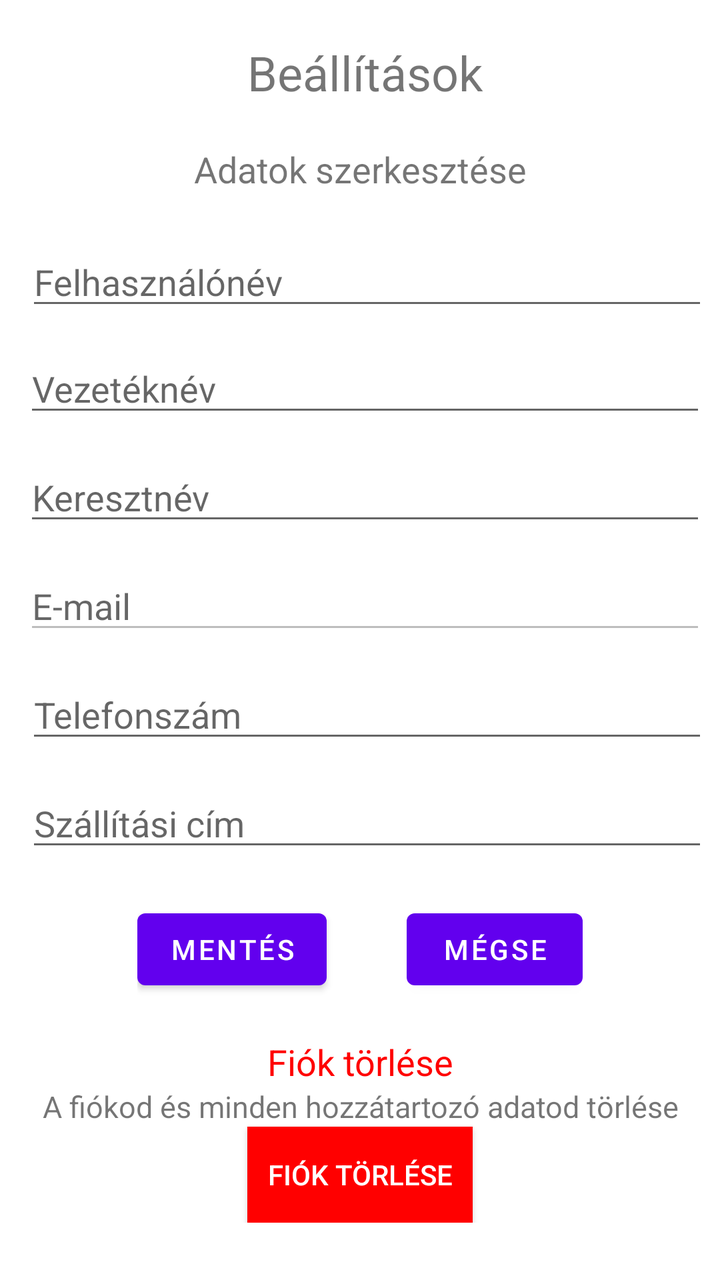
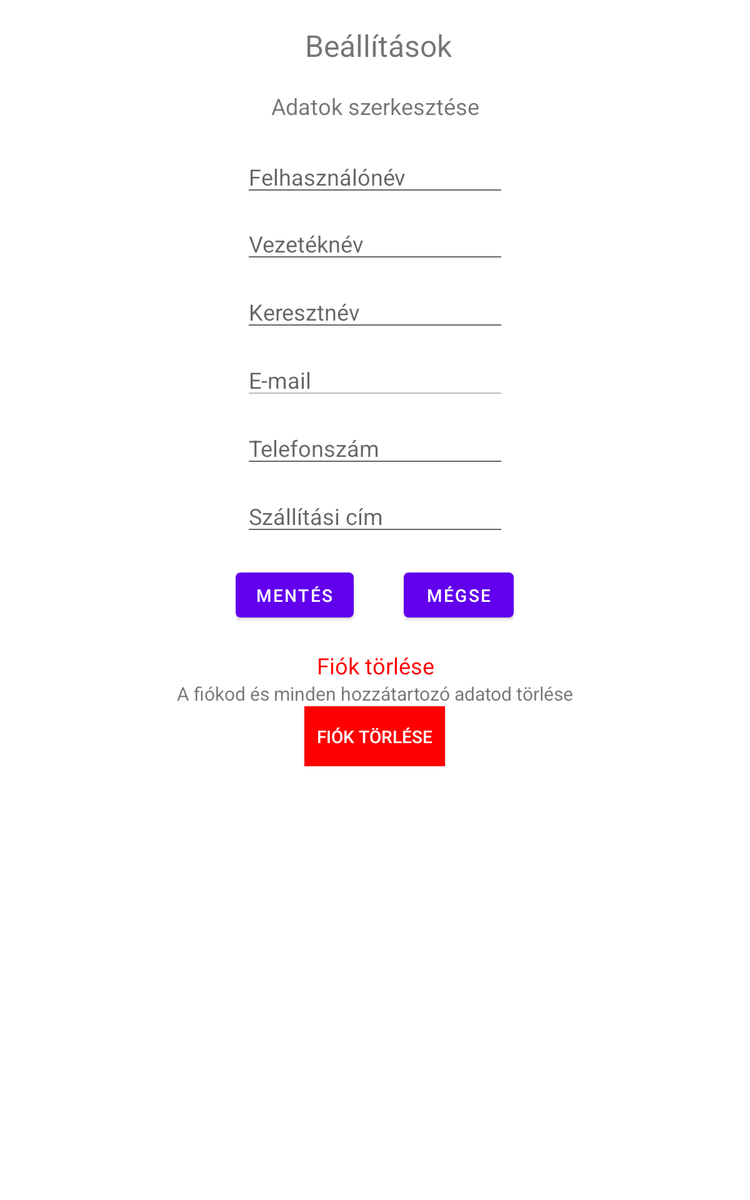

Two renders of one Android screen. The first uses the default layout on a phone; the second uses the alternative layout the repository ships for a different screen configuration, on a matching device. The two XML files are below.
<!-- AndroidManifest.xml: application theme Theme.Zoldsegbolt -->
<!-- res/layout/activity_beallitasok.xml -->
<?xml version="1.0" encoding="utf-8"?>
<RelativeLayout
    xmlns:android="http://schemas.android.com/apk/res/android"
    xmlns:app="http://schemas.android.com/apk/res-auto"
    xmlns:tools="http://schemas.android.com/tools"
    android:layout_width="match_parent"
    android:layout_height="match_parent"
    tools:context=".BeallitasokActivity">



    <TextView
        android:id="@+id/beallitasok_text"
        android:layout_width="match_parent"
        android:layout_height="wrap_content"
        android:layout_alignParentStart="true"
        android:layout_alignParentEnd="true"
        android:layout_marginStart="3dp"
        android:layout_marginTop="20dp"
        android:layout_marginEnd="-3dp"
        android:text="Beállítások"
        android:textAlignment="center"
        android:textSize="24sp" />

    <ScrollView
        android:layout_width="match_parent"
        android:layout_height="match_parent"
        android:layout_marginTop="20dp"
        android:layout_below="@id/beallitasok_text"
        >

        <RelativeLayout
            android:layout_width="match_parent"
            android:layout_height="wrap_content">


            <TextView
                android:id="@+id/b_szerkesztes"
                android:layout_width="match_parent"
                android:layout_height="wrap_content"
                android:text="Adatok szerkesztése"
                android:textAlignment="center"
                android:textSize="18dp" />


            <EditText
                android:id="@+id/b_userNameEditText"
                android:layout_width="match_parent"
                android:layout_height="wrap_content"
                android:layout_alignParentStart="true"
                android:layout_alignParentEnd="true"
                android:layout_marginStart="13dp"
                android:layout_marginLeft="10dp"
                android:layout_marginTop="22dp"
                android:layout_marginEnd="6dp"
                android:layout_marginRight="10dp"
                android:ems="10"
                android:layout_below="@+id/b_szerkesztes"
                android:hint="Felhasználónév"
                android:inputType="textPersonName" />

            <EditText
                android:id="@+id/b_userVezetekNevEditText"
                android:layout_width="match_parent"
                android:layout_height="wrap_content"
                android:layout_below="@+id/b_userNameEditText"
                android:layout_alignParentStart="true"
                android:layout_alignParentEnd="true"
                android:layout_marginStart="12dp"
                android:layout_marginLeft="10dp"
                android:layout_marginTop="12dp"
                android:layout_marginEnd="7dp"
                android:layout_marginRight="10dp"
                android:ems="10"
                android:hint="Vezetéknév"
                android:inputType="textPersonName" />

            <EditText
                android:id="@+id/b_userKeresztNevEditText"
                android:layout_width="match_parent"
                android:layout_height="wrap_content"
                android:layout_below="@+id/b_userVezetekNevEditText"
                android:layout_alignParentStart="true"
                android:layout_alignParentEnd="true"
                android:layout_marginStart="12dp"
                android:layout_marginLeft="10dp"
                android:layout_marginTop="13dp"
                android:layout_marginEnd="7dp"
                android:layout_marginRight="10dp"
                android:ems="10"
                android:hint="Keresztnév"
                android:inputType="textPersonName" />

            <EditText
                android:id="@+id/b_userEmailEditText"
                android:layout_width="match_parent"
                android:layout_height="wrap_content"
                android:layout_below="@id/b_userKeresztNevEditText"
                android:layout_alignParentStart="true"
                android:layout_alignParentEnd="true"
                android:layout_marginStart="12dp"
                android:layout_marginLeft="10dp"
                android:layout_marginTop="13dp"
                android:layout_marginEnd="7dp"
                android:layout_marginRight="10dp"
                android:editable="false"
                android:enabled="false"
                android:ems="10"
                android:hint="E-mail"
                android:inputType="none"
                tools:ignore="Deprecated" />



            <EditText
                android:id="@+id/b_phoneEditText"
                android:layout_width="match_parent"
                android:layout_height="wrap_content"
                android:layout_below="@id/b_userEmailEditText"
                android:layout_marginStart="13dp"
                android:layout_marginLeft="10dp"
                android:layout_marginTop="13dp"
                android:layout_marginEnd="6dp"
                android:layout_marginRight="10dp"
                android:ems="10"
                android:hint="Telefonszám"
                android:inputType="phone" />

            <EditText
                android:id="@+id/b_addressEditText"
                android:layout_width="match_parent"
                android:layout_height="wrap_content"
                android:layout_below="@id/b_phoneEditText"
                android:layout_alignParentStart="true"
                android:layout_alignParentEnd="true"
                android:layout_marginStart="13dp"
                android:layout_marginLeft="10dp"
                android:layout_marginTop="13dp"
                android:layout_marginEnd="6dp"
                android:layout_marginRight="10dp"
                android:ems="10"
                android:hint="Szállítási cím"
                android:inputType="textMultiLine|textPostalAddress"
                android:maxLines="3" />

            <LinearLayout
                android:id="@+id/b_gombok"
                android:layout_width="wrap_content"
                android:layout_height="wrap_content"
                android:orientation="horizontal"
                android:layout_below="@+id/b_addressEditText"
                android:layout_marginTop="20dp"
                android:layout_centerHorizontal="true">

                <Button
                    android:layout_width="wrap_content"
                    android:layout_height="wrap_content"
                    android:text="Mentés"
                    android:onClick="save"/>

                <Button
                    android:layout_width="wrap_content"
                    android:layout_height="wrap_content"
                    android:layout_marginStart="40dp"
                    android:text="Mégse"
                    android:onClick="cancel"/>

            </LinearLayout>

            <TextView
                android:id="@+id/b_torles"
                android:layout_width="match_parent"
                android:layout_height="wrap_content"
                android:layout_below="@+id/b_gombok"
                android:layout_marginTop="20dp"
                android:text="Fiók törlése"
                android:textAlignment="center"
                android:textColor="@color/red"
                android:textSize="18dp" />

            <TextView
                android:id="@+id/b_info"
                android:layout_width="match_parent"
                android:layout_height="wrap_content"
                android:text="A fiókod és minden hozzátartozó adatod törlése"
                android:textAlignment="center"
                android:textSize="15dp"
                android:layout_below="@+id/b_torles"
                />

            <androidx.appcompat.widget.AppCompatButton
                android:layout_width="wrap_content"
                android:layout_height="wrap_content"
                android:layout_below="@+id/b_info"
                android:layout_centerInParent="true"
                android:background="@color/red"
                android:onClick="delete"
                android:padding="10dp"
                android:text="Fiók törlése"
                android:textColor="@color/white" />

        </RelativeLayout>

    </ScrollView>

</RelativeLayout>
<!-- resources referenced by this layout -->
<resources>
  <color name="red">#FF0000</color>
  <color name="white">#FFFFFFFF</color>
  <style name="Theme.Zoldsegbolt" parent="Theme.MaterialComponents.DayNight.DarkActionBar">
          
          <item name="colorPrimary">@color/purple_500</item>
          <item name="colorPrimaryVariant">@color/purple_700</item>
          <item name="colorOnPrimary">@color/white</item>
          
          <item name="colorSecondary">@color/teal_200</item>
          <item name="colorSecondaryVariant">@color/teal_700</item>
          <item name="colorOnSecondary">@color/black</item>
          
          <item name="android:statusBarColor" tools:targetApi="l">?attr/colorPrimaryVariant</item>
          
      </style>
  <color name="purple_500">#FF6200EE</color>
  <color name="purple_700">#FF3700B3</color>
  <color name="teal_200">#FF03DAC5</color>
  <color name="teal_700">#FF018786</color>
  <color name="black">#FF000000</color>
</resources>
<!-- res/layout-sw600dp/activity_beallitasok.xml (the repository's variant of the layout above) -->
<!-- drawn on a 7-inch tablet held upright -->
<?xml version="1.0" encoding="utf-8"?>
<RelativeLayout
    xmlns:android="http://schemas.android.com/apk/res/android"
    xmlns:app="http://schemas.android.com/apk/res-auto"
    xmlns:tools="http://schemas.android.com/tools"
    android:layout_width="match_parent"
    android:layout_height="match_parent"
    tools:context=".BeallitasokActivity">



    <TextView
        android:id="@+id/beallitasok_text"
        android:layout_width="match_parent"
        android:layout_height="wrap_content"
        android:layout_alignParentStart="true"
        android:layout_alignParentEnd="true"
        android:layout_marginStart="3dp"
        android:layout_marginTop="20dp"
        android:layout_marginEnd="-3dp"
        android:text="Beállítások"
        android:textAlignment="center"
        android:textSize="24sp" />

    <ScrollView
        android:layout_width="match_parent"
        android:layout_height="match_parent"
        android:layout_marginTop="20dp"
        android:layout_below="@id/beallitasok_text"
        >

        <RelativeLayout
            android:layout_width="match_parent"
            android:layout_height="match_parent">


            <TextView
                android:id="@+id/b_szerkesztes"
                android:layout_width="match_parent"
                android:layout_height="wrap_content"
                android:text="Adatok szerkesztése"
                android:textAlignment="center"
                android:textSize="18dp" />


            <EditText
                android:id="@+id/b_userNameEditText"
                android:layout_width="wrap_content"
                android:layout_height="wrap_content"
                android:layout_below="@+id/b_szerkesztes"
                android:layout_centerInParent="true"
                android:layout_marginStart="13dp"
                android:layout_marginLeft="10dp"
                android:layout_marginTop="22dp"
                android:layout_marginEnd="6dp"
                android:layout_marginRight="10dp"
                android:ems="10"
                android:hint="Felhasználónév"
                android:inputType="textPersonName" />

            <EditText
                android:id="@+id/b_userVezetekNevEditText"
                android:layout_width="wrap_content"
                android:layout_height="wrap_content"
                android:layout_below="@+id/b_userNameEditText"
                android:layout_centerInParent="true"
                android:layout_marginStart="12dp"
                android:layout_marginLeft="10dp"
                android:layout_marginTop="12dp"
                android:layout_marginEnd="7dp"
                android:layout_marginRight="10dp"
                android:ems="10"
                android:hint="Vezetéknév"
                android:inputType="textPersonName" />

            <EditText
                android:id="@+id/b_userKeresztNevEditText"
                android:layout_width="wrap_content"
                android:layout_height="wrap_content"
                android:layout_below="@+id/b_userVezetekNevEditText"
                android:layout_centerInParent="true"
                android:layout_marginStart="12dp"
                android:layout_marginLeft="10dp"
                android:layout_marginTop="13dp"
                android:layout_marginEnd="7dp"
                android:layout_marginRight="10dp"
                android:ems="10"
                android:hint="Keresztnév"
                android:inputType="textPersonName" />

            <EditText
                android:id="@+id/b_userEmailEditText"
                android:layout_width="wrap_content"
                android:layout_height="wrap_content"
                android:layout_below="@id/b_userKeresztNevEditText"
                android:layout_centerInParent="true"
                android:layout_marginStart="12dp"
                android:layout_marginLeft="10dp"
                android:layout_marginTop="13dp"
                android:layout_marginEnd="7dp"
                android:layout_marginRight="10dp"
                android:editable="false"
                android:enabled="false"
                android:ems="10"
                android:hint="E-mail"
                android:inputType="none"
                tools:ignore="Deprecated" />



            <EditText
                android:id="@+id/b_phoneEditText"
                android:layout_width="wrap_content"
                android:layout_height="wrap_content"
                android:layout_below="@id/b_userEmailEditText"
                android:layout_centerInParent="true"
                android:layout_marginStart="13dp"
                android:layout_marginLeft="10dp"
                android:layout_marginTop="13dp"
                android:layout_marginEnd="6dp"
                android:layout_marginRight="10dp"
                android:ems="10"
                android:hint="Telefonszám"
                android:inputType="phone" />

            <EditText
                android:id="@+id/b_addressEditText"
                android:layout_width="wrap_content"
                android:layout_height="wrap_content"
                android:layout_below="@id/b_phoneEditText"
                android:layout_centerInParent="true"
                android:layout_marginStart="13dp"
                android:layout_marginLeft="10dp"
                android:layout_marginTop="13dp"
                android:layout_marginEnd="6dp"
                android:layout_marginRight="10dp"
                android:ems="10"
                android:hint="Szállítási cím"
                android:inputType="textMultiLine|textPostalAddress"
                android:maxLines="3" />

            <LinearLayout
                android:id="@+id/b_gombok"
                android:layout_width="wrap_content"
                android:layout_height="wrap_content"
                android:orientation="horizontal"
                android:layout_below="@+id/b_addressEditText"
                android:layout_marginTop="20dp"
                android:layout_centerHorizontal="true">

                <Button
                    android:layout_width="wrap_content"
                    android:layout_height="wrap_content"
                    android:text="Mentés"
                    android:onClick="save"/>

                <Button
                    android:layout_width="wrap_content"
                    android:layout_height="wrap_content"
                    android:layout_marginStart="40dp"
                    android:text="Mégse"
                    android:onClick="cancel"/>

            </LinearLayout>

            <TextView
                android:id="@+id/b_torles"
                android:layout_width="match_parent"
                android:layout_height="wrap_content"
                android:layout_below="@+id/b_gombok"
                android:layout_marginTop="20dp"
                android:text="Fiók törlése"
                android:textAlignment="center"
                android:textColor="@color/red"
                android:textSize="18dp" />

            <TextView
                android:id="@+id/b_info"
                android:layout_width="match_parent"
                android:layout_height="wrap_content"
                android:text="A fiókod és minden hozzátartozó adatod törlése"
                android:textAlignment="center"
                android:textSize="15dp"
                android:layout_below="@+id/b_torles"
                />

            <androidx.appcompat.widget.AppCompatButton
                android:layout_width="wrap_content"
                android:layout_height="wrap_content"
                android:layout_below="@+id/b_info"
                android:layout_centerInParent="true"
                android:background="@color/red"
                android:onClick="delete"
                android:padding="10dp"
                android:text="Fiók törlése"
                android:textColor="@color/white" />

        </RelativeLayout>

    </ScrollView>

</RelativeLayout>
